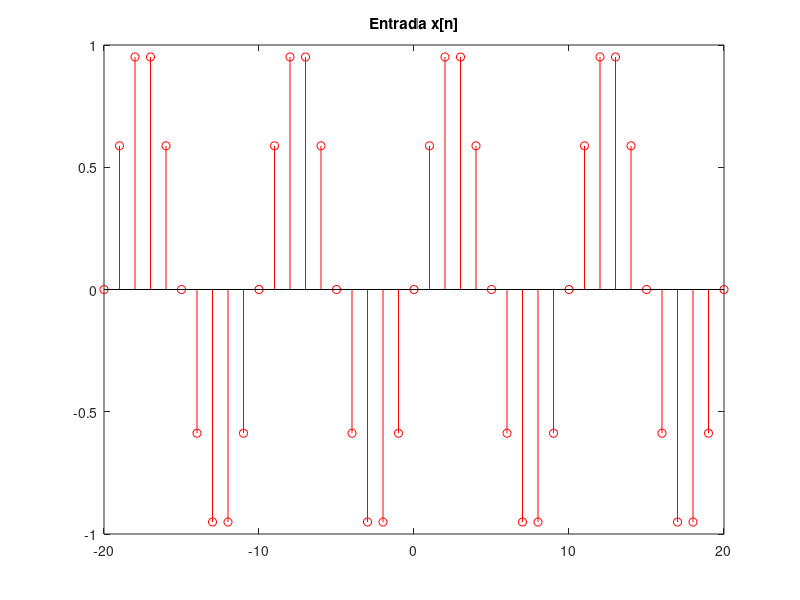
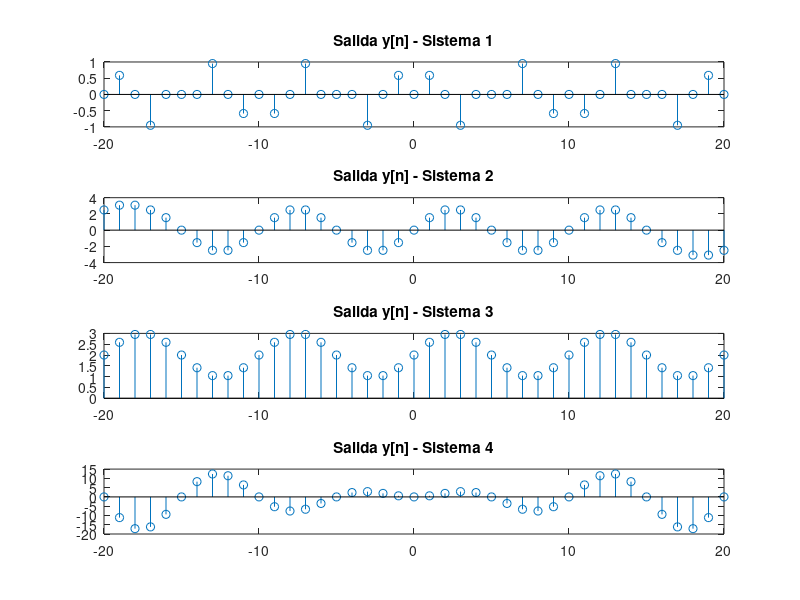

MATLAB code for these plots, in order:
% Analisis de propiedades de los sistemas
n = -20:20;
x = sin(0.2*pi*n);

figure('Name', 'Entrada x[n]');
stem(n, x, 'r');
title('Entrada x[n]');
figure('Name', 'Sistemas y[n]');

% -------------------------------------------------------------------------------
% Sistema 1: y[n] = A*sin(w*n*T) * x[n]
% Memoria: No posee. Solo depende del instante n actual.

% Causalidad: Si. No depende de valores futuros de x[n].

% Linealidad:
% x1[n] -> y1[n]
% x2[n] -> y2[n]
% a * x1[n] + b * x2[n] = a * y1[n] + b * y2[n]
% Para todos los casos vamos a usar a = 1 y b = 1 para simplificar calculos
% x3 = x1 + x2
% Es y3 = y1 + y2?
% y1 = A*sin(w*n*T) * x1[n]
% y2 = A*sin(w*n*T) * x2[n]
% y3 = A*sin(w*n*T) * x3[n] = A*sin(w*n*T) * (x1[n] + x2[n]) =
% = A*sin(w*n*T) * x1[n] + A*sin(w*n*T) * x2[n]
% Por ende si cumple con la linealidad, por cumplir el principio de superposicion.

% Invarianza: No. El coeficiente g[n] cambia con n, por lo que desplazar
% la entrada no es igual a desplazar la salida.

A = 1;
w = 0.5*pi;
T = 1;

y1 = A * sin(w*n*T) .* x;

subplot(4, 1, 1);
stem(n, y1);
title('Salida y[n] - Sistema 1');

% -------------------------------------------------------------------------------
% Sistema 2: y[n] = Sumatoria de x[k] (n-n0 a n+n0)
% Memoria: Si. "Almacena" y suma valores pasados.

% Causalidad: No. El limite superior n+n0 accede a valores futuros.

% Linealidad:
% x3 = x1 + x2
% Es y3 = y1 + y2?
% y1 = sum(x1[k]) de (n-n0 a n+n0)
% y2 = sum(x2[k]) de (n-n0 a n+n0)
% y3 = sum(x1[k] + x2[k]) de (n-n0 a n+n0)
% Lo que por propiedades de sumatoria es igual a
% = sum(x1[k]) de (n-n0 a n+n0) + sum(x2[k]) de (n-n0 a n+n0)
% Con lo cual si cumple con el principio de superposicion, y por ende
% con la propiedad de linealidad.

% Invarianza: Si. Un desplazamiento en el tiempo n
% solo corre la ventana de la sumatoria uniformemente.

n0 = 3;
y2 = zeros(size(n));

for i = 1:length(n)
    inicio = max(1, i - n0);
    % Ya que si es negativo i - n0 consideramos el valor  en i = 1 para el intervalo
    % porque no hay posiciones negativas en el vector (cuando i = 2, por ejemplo, i - n0 = -1).

    fin = min(length(n), i + n0);
    % Aqui sucede lo mismo que en el caso anterior pero con el maximo. Tenemos 41 valores [-20;20]
    % en el vector, por lo que no consideramos valores mas alla del rango del vector
    % (Por ejemplo, cuando i = 39 -> i + n0 = 42, y no hay un valor del vector con ese i).

    y2(i) = sum(x(inicio:fin));
end

subplot(4, 1, 2);
stem(n, y2);
title('Salida y[n] - Sistema 2');

% -------------------------------------------------------------------------------
% Sistema 3: y[n] = x[n] + 2
% Memoria: No posee, ya que no depende de valores pasados de la entrada.

% Causalidad: Si. Solo depende del valor actual de x[n], no de valores futuros.

% Linealidad:
% x3 = x1 + x2
% Es y3 = y1 + y2?
% y1 = x1[n] + 2
% y2 = x2[n] + 2
% y3 = (x1[n] + x2[n]) + 2 = x1[n] + x2[n] + 2
% Pero y1[n] + y2[n] = x1[n] + x2[n] + 4, por ende no se cumple el principio
% de superposicion, y por tanto tampoco la propiedad de linealidad.

% Invarianza: Si. La constante 2 no depende de n, por lo que el
% sistema se comporta igual en cualquier momento.

y3 = x + 2;

subplot(4, 1, 3);
stem(n, y3);
title('Salida y[n] - Sistema 3');

% -------------------------------------------------------------------------------
% Sistema 4: y[n] = n * x[n]
% Memoria: No posee, ya que la salida no depende de valores pasados de la entrada.

% Causalidad: Si, la salida no depende de valores futuros de la entrada.

% Linealidad:
% x3 = x1 + x2
% Es y3 = y1 + y2?
% y1 = n * x1[n]
% y2 = n * x2[n]
% y3 = n * x3[n] = n * (x1[n] + x2[n]) = n * x1[n] + n * x2[n] = y1[n] + y2[n]
% Por ende, se cumple el principio de superposicion y, por tanto, la propiedad
% de linealidad.

% Invarianza: No, ya que si x[n] se atrasa, el n multiplicador
% no se atrasa con la senial, alterando el resultado.

y4 = n .* x;

subplot(4, 1, 4);
stem(n, y4);
title('Salida y[n] - Sistema 4');
